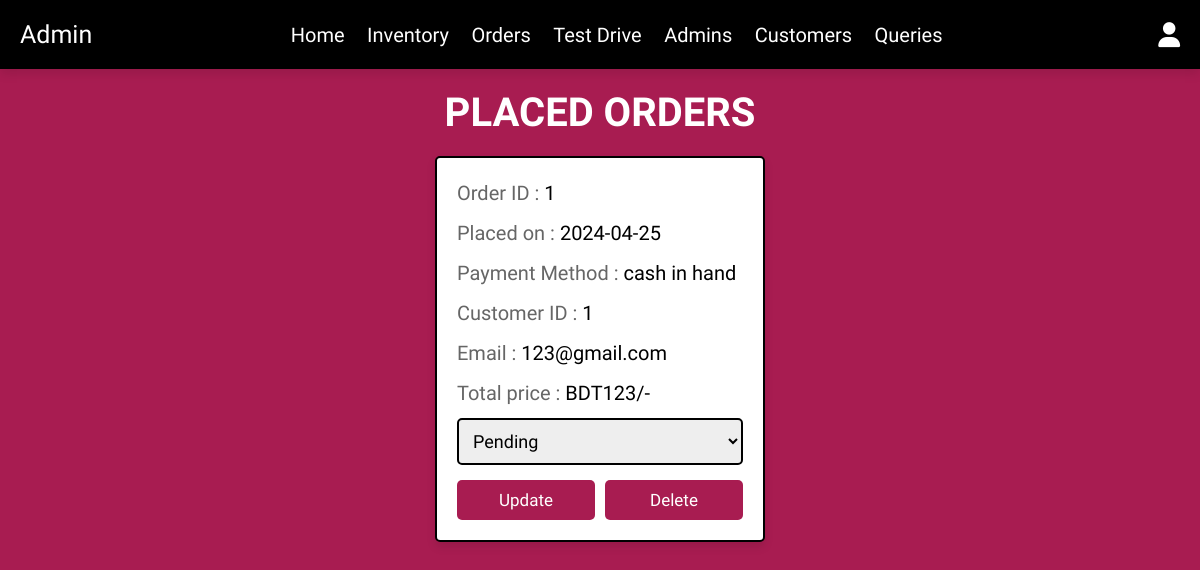
Page /placed_orders.php (signed in) on the committed database.
### tables this page shows
CREATE TABLE `orders` (
  `id` int(100) NOT NULL,
  `user_id` int(100) NOT NULL,
  `name` varchar(20) NOT NULL,
  `number` varchar(10) NOT NULL,
  `email` varchar(50) NOT NULL,
  `method` varchar(50) NOT NULL,
  `address` varchar(500) NOT NULL,
  `total_products` varchar(1000) NOT NULL,
  `total_price` int(100) NOT NULL,
  `placed_on` date NOT NULL DEFAULT current_timestamp(),
  `payment_status` varchar(20) NOT NULL DEFAULT 'Pending'
);

### placed_orders.php (the view, shortened to what this page needs)
<?php
include 'connect.php';
?>
<!DOCTYPE html>
<html lang="en">
<head>
   <link rel="stylesheet" href="https://cdnjs.cloudflare.com/ajax/libs/font-awesome/6.1.1/css/all.min.css">
   <link rel="stylesheet" href="css/admin_style.css">
</head>
<body>
<?php include 'admin_header.php'; ?>
<section class="orders">
<h1 class="heading">Placed Orders</h1>
<div class="box-container">
   <?php
      $select_orders = $conn->prepare("SELECT * FROM `orders`");
      $select_orders->execute();
      if($select_orders->rowCount() > 0){
         while($fetch_orders = $select_orders->fetch(PDO::FETCH_ASSOC)){
   ?>
   <div class="box">
      <p>Order ID : <span><?= $fetch_orders['id']; ?></span></p>
      <p>Placed on : <span><?= $fetch_orders['placed_on']; ?></span></p>
      <p>Payment Method : <span><?= $fetch_orders['method']; ?></span></p>
      <p>Customer ID : <span><?= $fetch_orders['user_id']; ?></span></p>
      <p>Email : <span><?= $fetch_orders['email']; ?></span></p>
      <p>Total price : <span>BDT<?= $fetch_orders['total_price']; ?>/-</span></p>
      <form action="" method="post">
         <select name="payment_status" class="select">
            <option selected disabled><?= $fetch_orders['payment_status']; ?></option>
         </select>
        <div class="flex-btn">
         <input type="submit" value="update" class="option-btn" name="update_payment">
         <a href="placed_orders.php?delete=<?= $fetch_orders['id']; ?>" class="delete-btn" onclick="return confirm('delete this order?');">delete</a>
        </div>
      </form>
   </div>
   <?php
         }
      }else{
         echo '<p class="empty">Sad! No Orders Yet!</p>';
      }
   ?>
</div>
</section>
</body>
</html>

### css/admin_style.css (style rules this page uses)
:root { --main-color:#000; --orange:#a81c51; --red:#a81c51; --black:#000; --white:#fff; --light-color:#666; --light-bg:#eee; --border:.2rem solid var(--black); --box-shadow:0 .5rem 1rem rgba(0,0,0,.1); }
* { font-family: "Kalam", cursive; margin:0; padding:0; box-sizing: border-box; outline: none; border:none; text-decoration: none; }
html { font-size: 62.5%; overflow-x: hidden; }
body { background-color: var(--red); }
section { padding:2rem; max-width: 1200px; margin:0 auto; }
.heading { font-size: 4rem; color:var(--white); margin-bottom: 2rem; text-align: center; text-transform: uppercase; }
.btn, .delete-btn, .option-btn { display: block; width: 100%; margin-top: 1rem; border-radius: .5rem; padding:1rem 3rem; font-size: 1.7rem; text-transform: capitalize; color:var(--white); cursor: pointer; text-align: center; }
.option-btn { background-color: var(--red); }
.delete-btn { background-color: var(--red); }
.flex-btn { display: flex; gap:1rem; }
.orders .box-container { display: grid; grid-template-columns: repeat(auto-fit, 33rem); gap:1.5rem; align-items: flex-start; justify-content: center; }
.orders .box-container .box { padding:2rem; padding-top: 1rem; border-radius: .5rem; border:var(--border); background-color: var(--white); box-shadow: var(--box-shadow); }
.orders .box-container .box p { line-height: 1.5; font-size: 2rem; color:var(--light-color); margin:1rem 0; }
.orders .box-container .box p span { color:var(--main-color); }
.orders .box-container .select { margin-bottom: .5rem; width: 100%; background-color: var(--light-bg); padding:1rem; font-size: 1.8rem; color:var(--black); border-radius: .5rem; border:var(--border); }

### rows in the picture
orders: id "1", placed_on "2024-04-25", method "cash in hand", user "1", email "123@gmail.com", total_price "123", payment_status "Pending"
